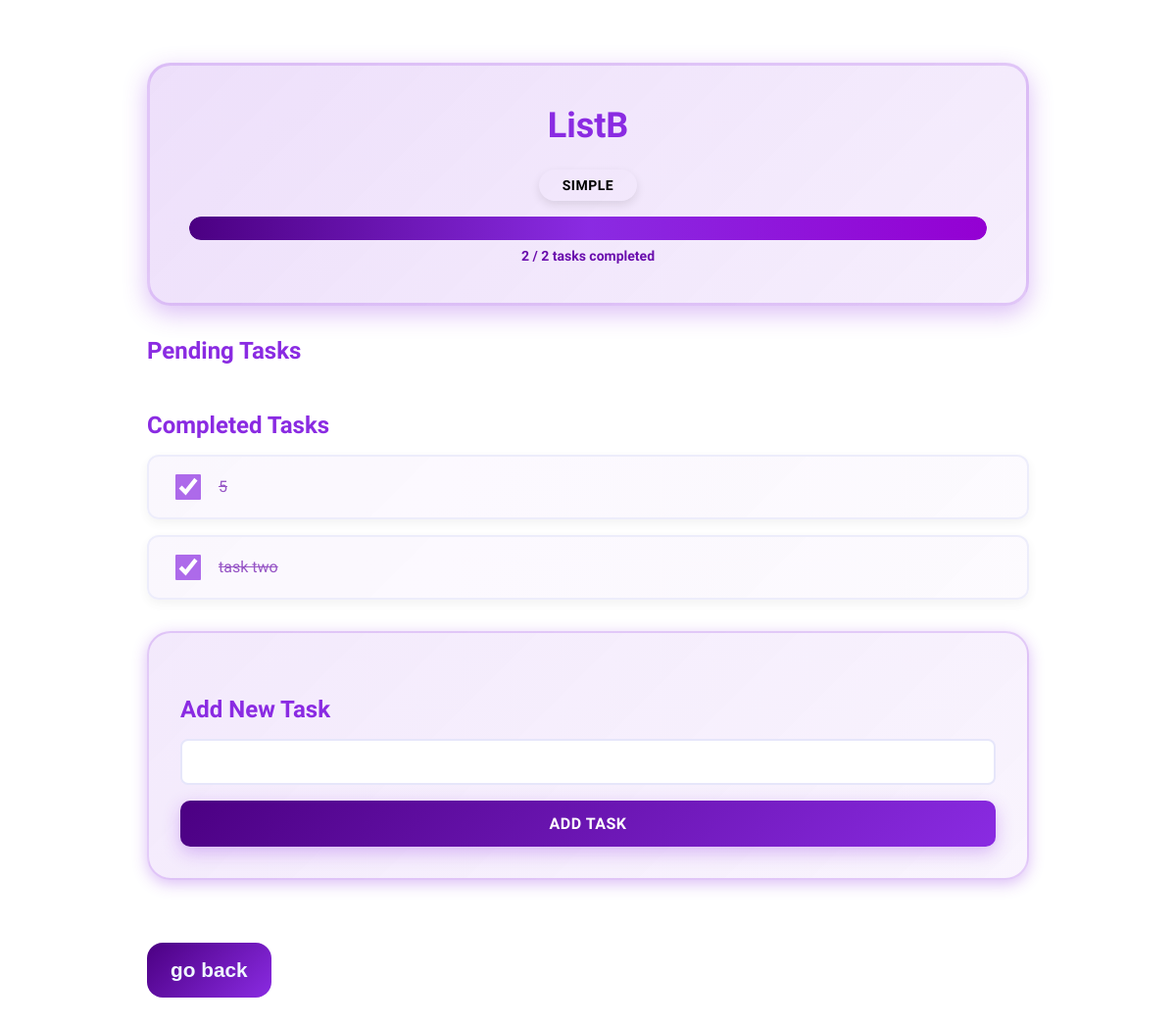
The app's page /ListB/ (signed in) with its own data.
### home/models.py (models this page shows, shortened)
class List(models.Model):
    user = models.ForeignKey(User, on_delete=models.CASCADE)
    name = models.CharField(max_length=100)
    difficulty = models.CharField(max_length=50, default='Easy')
    created_at = models.DateTimeField(auto_now_add=True)
    is_completed = models.BooleanField(default=False)

class Task(models.Model):
    list = models.ForeignKey(List, on_delete=models.CASCADE)
    task = models.CharField(max_length=255)
    is_completed = models.BooleanField(default=False)

### home/views.py (the view, shortened to what this page needs)
# urls.py: path('<str:quest_name>/', views.openQuest, name='open_quest'),
@login_required
def openQuest(request, quest_name):
    quest = List.objects.filter(name=quest_name, user=request.user).first()
    if not quest:
        raise Http404("Quest not found")
    quest_tasks = Task.objects.filter(list=quest)
    completed_tasks = quest_tasks.filter(is_completed=True).count()
    total_tasks = quest_tasks.count()
    if total_tasks <= 5:
        xp_gain = 10
        difficulty = 'Simple'
    elif total_tasks <= 15:
        xp_gain = 25
        difficulty = 'Easy'
    elif total_tasks <= 30:
        xp_gain = 45
        difficulty = 'Medium'
    elif total_tasks <= 50:
        xp_gain = 70
        difficulty = 'Hard'
    else:
        xp_gain = 100
        difficulty = 'Extreme'
    if quest.difficulty != difficulty:
        quest.difficulty = difficulty
        quest.save()
    if total_tasks > 0 and completed_tasks == total_tasks and not quest.is_completed:
        quest.is_completed = True
        quest.save()
        profile = request.user.user_profile
        profile.xp += xp_gain
        profile.save()
    taskForm = TaskForm()
    formset = checkboxformset(queryset=quest_tasks)
    return render(request, 'openQuest.html', {
        'quest_tasks': quest_tasks,
        'quest_name': quest.name,
        'taskForm': taskForm,
        'formset': formset,
        'completed_tasks': completed_tasks,
        'total_tasks': total_tasks,
        'difficulty': difficulty
    })

### home/forms.py
class TaskForm(forms.ModelForm):
    class Meta:
        model = Task
        fields = ['task']
        labels = {
            'task': '',
        }

### templates/openQuest.html (shortened to what this page needs)
{% extends "home.html" %}
{% block content %}
<div class="quest-detail-container">
    <div class="quest-header-section">
        <h1 class="quest-title">{{ quest_name }}</h1>
        <div class="quest-meta">
            <span class="difficulty-badge difficulty-{{ difficulty|lower }}">{{ difficulty }}</span>
            <div class="progress-wrapper">
                <progress class="task-progress-bar" value="{{ completed_tasks }}" max="{{ total_tasks }}"></progress>
                <span class="progress-text">{{ completed_tasks }} / {{ total_tasks }} tasks completed</span>
            </div>
        </div>
    </div>
    <form method="POST" id="checkpoints-form">
        <div class="tasks-section">
            <h3 class="section-heading">Pending Tasks</h3>
            <h3 class="section-heading">Completed Tasks</h3>
            <ul class="checkpoints completed-tasks">
                {% for form in formset %}
                    {% if form.is_completed.value %}
                        <li class="task-item completed">
                            <label class="task-label">
                                {{ form.is_completed }}
                                <span class="task-text"><strike>{{ form.instance.task }}</strike></span>
                            </label>
                        </li>
                    {% endif %}
                {% endfor %}
            </ul>
        </div>
    </form>
    <div class="add-task-section">
        <h3 class="section-heading">Add New Task</h3>
        <form method="POST" class="add-task-form">
            {{ taskForm.as_p }}
            <button type="submit" name="action" value="add_task" class="add-task-btn">Add Task</button>
        </form>
    </div>
    <a href="/home/"><button class="go-back">go back</button></a>
</div>
{% endblock content %}

### static/CSS/style.css (style rules this page uses)
body, html { margin: 0; padding: 0; font-family: "Trirong", serif; overflow-x: hidden; }
:root { --primary-violet: #8A2BE2; --dark-violet: #4B0082; --light-violet: #E6E6FA; --very-light-violet: #F3E6FF; --violet-text: #6A0DAD; --shadow-violet: rgba(138, 43, 226, 0.3); --transition-smooth: all 0.3s ease; }
.quest-detail-container { max-width: 900px; margin: 2rem auto; padding: 2rem; animation: slideUp 0.8s ease forwards; }
.quest-header-section { background: linear-gradient( 135deg, rgba(138, 43, 226, 0.15) 0%, rgba(138, 43, 226, 0.08) 100% ); border-radius: 1.5rem; padding: 2.5rem; margin-bottom: 2rem; border: 3px solid rgba(138, 43, 226, 0.2); box-shadow: 0 8px 25px var(--shadow-violet); }
.quest-title { color: var(--primary-violet); font-size: 36px; font-weight: 800; margin: 0 0 1.5rem 0; text-align: center; }
.quest-meta { display: flex; flex-direction: column; gap: 1rem; align-items: center; }
.difficulty-badge { display: inline-block; padding: 8px 24px; border-radius: 20px; font-size: 14px; font-weight: 700; text-transform: uppercase; letter-spacing: 0.5px; box-shadow: 0 4px 10px rgba(0, 0, 0, 0.1); }
.progress-wrapper { width: 100%; display: flex; flex-direction: column; gap: 0.5rem; align-items: center; }
.task-progress-bar { width: 100%; height: 24px; border-radius: 12px; overflow: hidden; -webkit-appearance: none; appearance: none; }
.progress-text { font-size: 14px; font-weight: 600; color: var(--violet-text); }
.tasks-section { margin-bottom: 2rem; }
.section-heading { color: var(--primary-violet); font-size: 24px; font-weight: 700; margin: 2rem 0 1rem 0; }
.checkpoints { list-style: none; padding: 0; margin: 0; display: flex; flex-direction: column; gap: 1rem; }
.task-item { background: white; border: 2px solid var(--light-violet); border-radius: 12px; padding: 1rem 1.5rem; box-shadow: 0 4px 12px rgba(0, 0, 0, 0.08); transition: var(--transition-smooth); }
.task-item.completed { opacity: 0.7; background: linear-gradient( 135deg, rgba(138, 43, 226, 0.05) 0%, rgba(138, 43, 226, 0.03) 100% ); }
.task-label { display: flex; align-items: center; gap: 1rem; cursor: pointer; font-size: 16px; font-weight: 500; color: var(--violet-text); }
.task-label input[type="checkbox"] { width: 24px; height: 24px; cursor: pointer; accent-color: var(--primary-violet); border-radius: 6px; transition: var(--transition-smooth); }
.task-label input[type="checkbox"]:checked { transform: scale(1.1); }
.task-text { flex: 1; line-height: 1.6; }
.add-task-section { background: linear-gradient( 135deg, rgba(138, 43, 226, 0.1) 0%, rgba(138, 43, 226, 0.05) 100% ); border-radius: 1.5rem; padding: 2rem; border: 2px solid rgba(138, 43, 226, 0.2); box-shadow: 0 4px 15px var(--shadow-violet); }
.add-task-form { display: flex; flex-direction: column; gap: 1rem; }
.add-task-form p { margin: 0; display: flex; flex-direction: column; gap: 0.5rem; }
.add-task-form input[type="text"], .add-task-form textarea { padding: 12px 16px; border: 2px solid var(--light-violet); border-radius: 8px; font-size: 16px; font-family: "Trirong", serif; transition: var(--transition-smooth); background-color: white; }
.add-task-btn { padding: 14px 28px; background: linear-gradient( 135deg, var(--dark-violet) 0%, var(--primary-violet) 100% ); color: white; border: none; border-radius: 10px; font-size: 16px; font-weight: 700; cursor: pointer; transition: var(--transition-smooth); box-shadow: 0 6px 18px rgba(138, 43, 226, 0.3); font-family: "Trirong", serif; text-transform: uppercase; letter-spacing: 0.5px; }
.go-back { cursor: pointer; background: linear-gradient( 135deg, var(--dark-violet) 0%, var(--primary-violet) 100% ); border: none; padding: 1rem 1.5rem; border-radius: 1rem; color: aliceblue; margin-top: 8vh; font-size: 1.3rem; font-weight: 600; }

### records on screen
List: name "ListB", difficulty "SIMPLE"
Task: instance.task "5"
Task: instance.task "task two"

### other values on screen
{{ completed_tasks }} "2"
{{ total_tasks }} "2"
